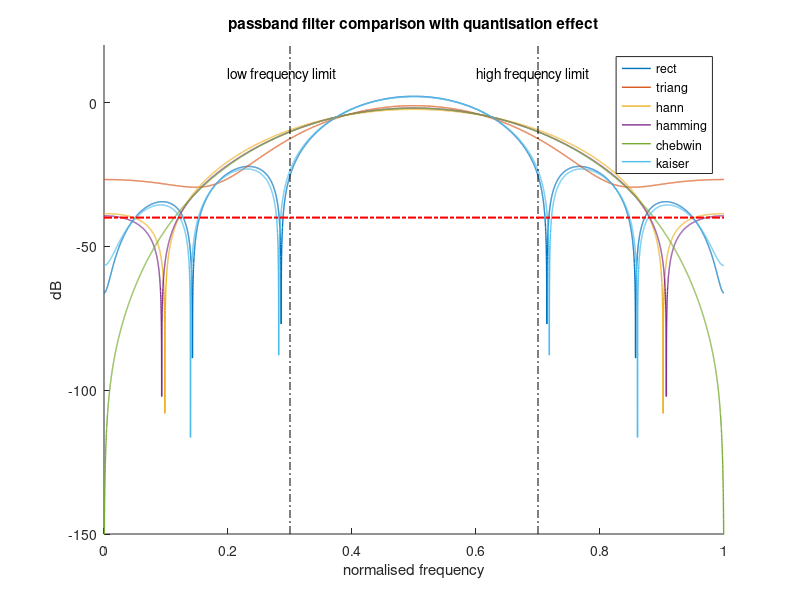
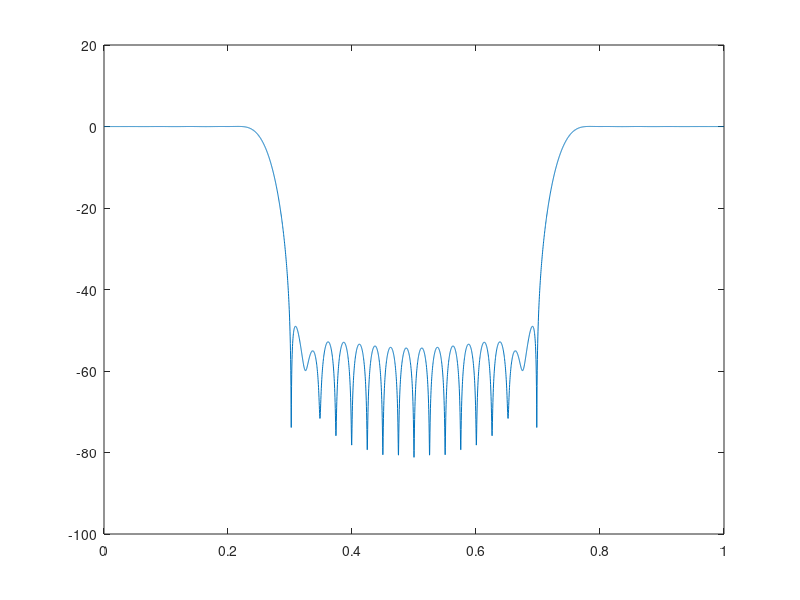

These charts were generated, in order, by the following MATLAB code:
close all
clear all
clc

Fs =  160e3;
fL = .3;    % lower cut frequency
fH =  .7;   % upper cut frequency
F = 12;     % fixed point, 12 bit 

N = 7;
w(:,1) = window(@rectwin, N);
w(:,2) = window(@triang, N);
w(:,3) = window(@hann, N);
w(:,4) = window(@hamming, N);
w(:,5) = window(@chebwin, N);
w(:,6) = window(@kaiser, N);

H = ones(N,1);

f = 0:1/N:1-1/N;
H(f<fL|f>fH) = 0;

h = real(ifft(H));
h = fftshift(h);
N = 1e4;
f = 0:1/N:1-1/N;
figure(1)
hold on
for i = 1:6
    tic;
    hw(:,i) = h.*w(:,i);
    hw(:,i) = round(hw(:,i)*2^F)/2^F; %consiering quantisation effect
    Hw = abs(fft(hw(:,i),N));
    plot(f, mag2db(Hw),'linewidth',1);
    t(i) = toc;
end

xlabel('normalised frequency')
ylabel('dB')
ylim([-150 20])
plot([fL fL], [-150 20],'k-.')
plot([fH fH], [-150 20],'k-.')
plot([0 1], [-40 -40], 'r-.','linewidth', 1.5)
title('passband filter comparison with quantisation effect')
legend('rect', 'triang', 'hann', 'hamming', 'chebwin', 'kaiser' )
text(.2, 10, 'low frequency limit')
text(.6, 10, 'high frequency limit')

figure(2)
stem(t, 'filled');
yshift = 5e-4;
text(1, t(1)+yshift, 'rect')
text(2, t(2)+yshift, 'triang')
text(3, t(3)+yshift, 'hann')
text(4, t(4)+yshift, 'hamming')
text(5, t(5)+yshift, 'chebwin')
text(6, t(6)+yshift, 'kaiser')
xlim([0 7])
title('time comparison for each window ca')
ylabel('seconds')

%%
clear; clc; close all;

Fs = 160e3;
fc =  .25;

N = 40;
w = window(@rectwin,N);
w = window(@hamming,N);
H = ones(N,1);
f = 0:1/N:1-1/N;
H(f>fc&f<(1-fc)) = 0;

h = real(ifft(H));
h = fftshift(h);

hw = h.*w;
Hw = abs(fft(hw,N*100));
f = 0:1/length(Hw):1-1/length(Hw);
plot(f, mag2db((Hw)));
ylim([-100 20])
